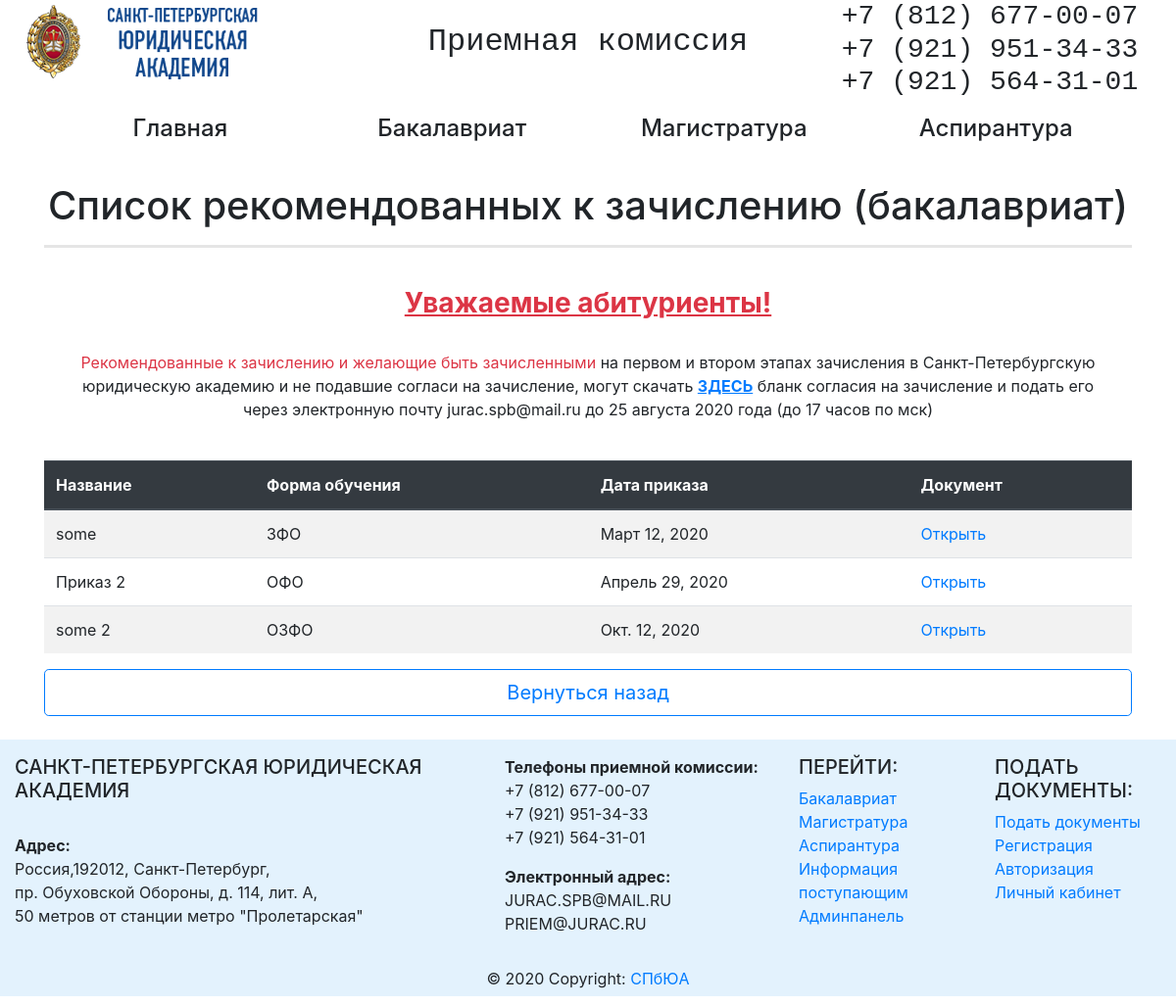
The app's page /abitur/bak/rec_list_bak/ with its own data.
### abitur/models.py (models this page shows, shortened)
class RecommendedList(models.Model):
    name_rec_list = models.CharField(max_length=256, verbose_name='Название')
    educational_form = models.ForeignKey('EducationalForm', on_delete=models.PROTECT, related_name='linked_rec_list', verbose_name='Форма обучения')
    date_pub = models.DateTimeField(auto_now_add=True)
    date_order = models.DateField(verbose_name='Дата создания приказа')
    file = models.FileField(upload_to='files', verbose_name='Файл')
    class Meta:
        verbose_name = 'Списки рекомендованных к зачислению(бакалавриат)'
        verbose_name_plural = 'Списки рекомендованных к зачислению - БАКАЛАВРИАТ'

class EducationalForm(models.Model):
    name_educational_form = models.CharField(max_length=64)
    def __str__(self):
        return self.name_educational_form

### abitur/views.py (the view)
# urls.py: path('bak/rec_list_bak/', rec_list_bak, name='rec_list_bak_url'),
def rec_list_bak(request):
    educational_form = RecommendedList.objects.all().order_by('date_order')
    return render(request, 'abitur/bak/rec_list_bak.html', context={'educational_form': educational_form})

### abitur/templates/abitur/bak/rec_list_bak.html (shortened to what this page needs)
{% extends 'abitur/base_abitur.html' %}
{% load static %}
{% block content %}
<div class="container">
    <br>
    <h1 align="center">Список рекомендованных к зачислению (бакалавриат)</h1>
    <hr style="border-width: 3px;">
    <br>
    <div class="container text-center">
        <h3 class="text-danger"><u><b>Уважаемые абитуриенты!</b></u></h3><br>
        <p><span class="text-danger">
            Рекомендованные к зачислению и желающие быть зачисленными </span>на первом и
втором этапах зачисления в Санкт-Петербургскую юридическую академию и не подавшие
согласи на зачисление, могут скачать <a href="{% static 'docPriem2020/blank/z_sogl.pdf'%}" target="_blank"><b><u>ЗДЕСЬ</u></b></a> бланк согласия на зачисление и подать его
через электронную почту jurac.spb@mail.ru до 25 августа 2020 года (до 17 часов по мск)<br><br>
        </p>
    </div>
    <div class="table-response">
        <table class="table table-border table-hover table-striped">
            <thead class="thead-dark">
            <tr>
                <th>Название</th>
                <th>Форма обучения</th>
                <th>Дата приказа</th>
                <th>Документ</th>
            </tr>
            </thead>
            {%for list in educational_form %}
            <tr>
                <td>{{ list.name_rec_list }}</td>
                <td>{{ list.educational_form }}</td>
                <td>{{ list.date_order }}</td>
                <td><a href=" {{list.file.url}} " rel="noopener" target="_blank">Открыть</a></td>
            </tr>
            {% endfor %}
        </table>
    </div>
    <div align="center">
        <button type="button" onclick="history.back();" class="btn btn-lg btn-block btn-outline-primary">Вернуться назад </button>
    </div>
    <br>
</div>
{% endblock %}

### records on screen
RecommendedList: name_rec_list "some", educational_form "ЗФО", date_order "Март 12, 2020"
RecommendedList: name_rec_list "Приказ 2", educational_form "ОФО", date_order "Апрель 29, 2020"
RecommendedList: name_rec_list "some 2", educational_form "ОЗФО", date_order "Окт. 12, 2020"
